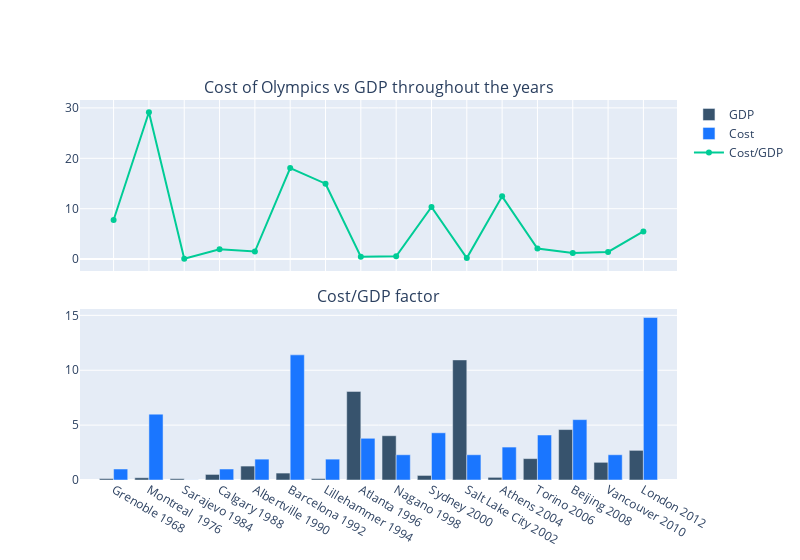

Write notebook code for a chart like this one.
### Code cell
from plotly.subplots import make_subplots
import plotly.graph_objects as go
import pandas as pd
from datetime import datetime

fig = make_subplots(
            rows=2, cols=1,
            subplot_titles=("Cost of Olympics vs GDP throughout the years", "Cost/GDP factor"),
            shared_xaxes=True,
            vertical_spacing =0.1)# tune this value until the two charts don't overlap


# df = pd.read_csv('https://raw.githubusercontent.com/plotly/datasets/master/finance-charts-apple.csv')

# I = [4*k for k in range(127)]

xx  =  cities_years
fig.add_trace(go.Bar(x=cities_years,
                y=cost_gdp['GDP at date'].tolist()[::-1],
                name='GDP',
                marker_color='rgb(55, 83, 109)'), row=2, col=1)

fig.add_trace(go.Bar(x=cities_years,
                y=cost_gdp['Cost'].tolist()[::-1],
                name='Cost',
                marker_color='rgb(26, 118, 255)'), row=2, col=1)


fig.add_trace(go.Scatter(x=cities_years,
                         y=cost_gdp['Cost/GDP'].tolist()[::-1],
                         name = 'Cost/GDP'), row=1, col=1
                        )

fig.update_layout(width=800)
fig.show()

### Figure 1 — Plotly figure (JSON) as saved in the notebook; plotly's stock layout.template omitted (floating-point values rounded to 4 significant figures)
{"data": [{"marker": {"color": "rgb(55, 83, 109)"}, "name": "GDP", "type": "bar", "x": ["Grenoble 1968", "Montreal  1976", "Sarajevo 1984", "Calgary 1988", "Albertville 1990", "Barcelona 1992", "Lillehammer 1994", "Atlanta 1996", "Nagano 1998", "Sydney 2000", "Salt Lake City 2002", "Athens 2004", "Torino 2006", "Beijing 2008", "Vancouver 2010", "London 2012"], "xaxis": "x2", "y": [0.129, 0.206, 0.121, 0.507, 1.269, 0.631, 0.127, 8.073, 4.033, 0.415, 10.94, 0.241, 1.948, 4.594, 1.61, 2.7], "yaxis": "y2"}, {"marker": {"color": "rgb(26, 118, 255)"}, "name": "Cost", "type": "bar", "x": ["Grenoble 1968", "Montreal  1976", "Sarajevo 1984", "Calgary 1988", "Albertville 1990", "Barcelona 1992", "Lillehammer 1994", "Atlanta 1996", "Nagano 1998", "Sydney 2000", "Salt Lake City 2002", "Athens 2004", "Torino 2006", "Beijing 2008", "Vancouver 2010", "London 2012"], "xaxis": "x2", "y": [1, 6, 0.01, 1, 1.9, 11.4, 1.9, 3.8, 2.3, 4.3, 2.3, 3, 4.1, 5.5, 2.3, 14.8], "yaxis": "y2"}, {"name": "Cost/GDP", "type": "scatter", "x": ["Grenoble 1968", "Montreal  1976", "Sarajevo 1984", "Calgary 1988", "Albertville 1990", "Barcelona 1992", "Lillehammer 1994", "Atlanta 1996", "Nagano 1998", "Sydney 2000", "Salt Lake City 2002", "Athens 2004", "Torino 2006", "Beijing 2008", "Vancouver 2010", "London 2012"], "xaxis": "x", "y": [7.752, 29.13, 0.08264, 1.972, 1.497, 18.07, 14.96, 0.4707, 0.5703, 10.36, 0.2102, 12.45, 2.105, 1.197, 1.429, 5.481], "yaxis": "y"}], "layout": {"annotations": [{"font": {"size": 16}, "showarrow": false, "text": "Cost of Olympics vs GDP throughout the years", "x": 0.5, "xanchor": "center", "xref": "paper", "y": 1, "yanchor": "bottom", "yref": "paper"}, {"font": {"size": 16}, "showarrow": false, "text": "Cost/GDP factor", "x": 0.5, "xanchor": "center", "xref": "paper", "y": 0.45, "yanchor": "bottom", "yref": "paper"}], "width": 800, "xaxis": {"anchor": "y", "domain": [0, 1], "matches": "x2", "showticklabels": false}, "xaxis2": {"anchor": "y2", "domain": [0, 1]}, "yaxis": {"anchor": "x", "domain": [0.55, 1]}, "yaxis2": {"anchor": "x2", "domain": [0, 0.45]}}}
